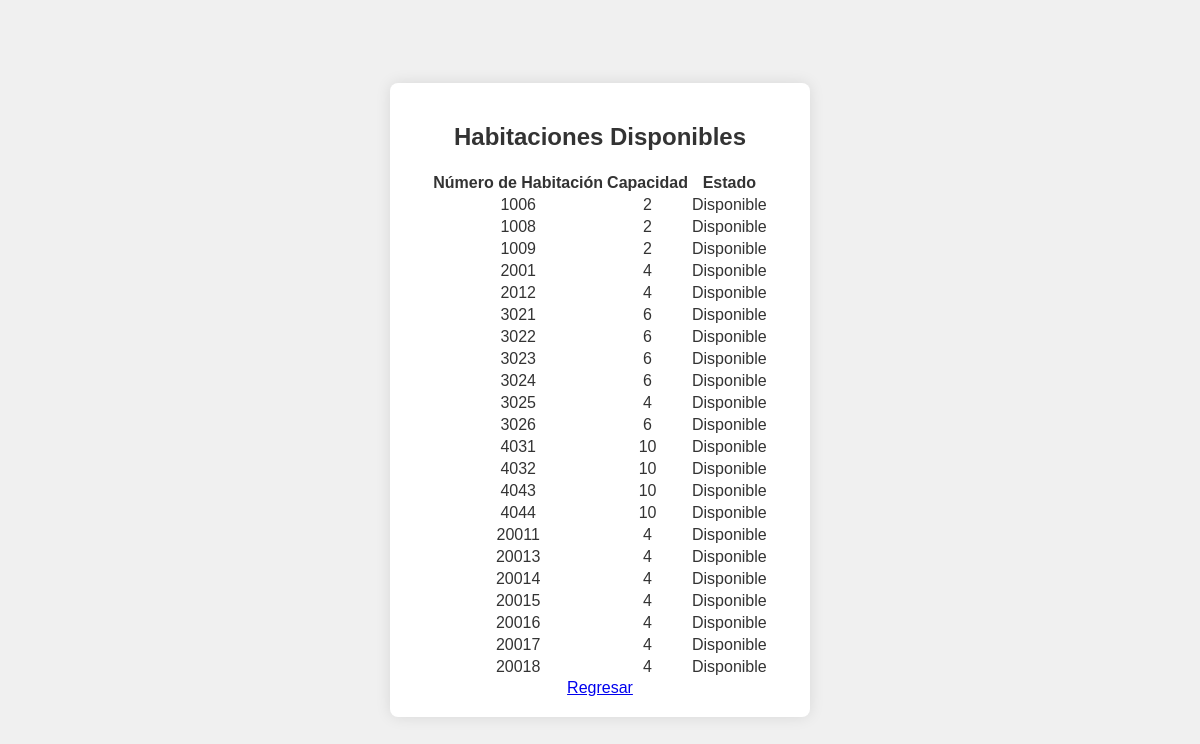
The page /habitaciones_disponibles.php on the database its author committed.
### tables this page shows
CREATE TABLE `habitacion` (
  `No_Habitacion` bigint(20) NOT NULL,
  `Capacidad` bigint(20) NOT NULL,
  `Estado` bigint(20) NOT NULL
);

### habitaciones_disponibles.php (the view, shortened to what this page needs)
<?php
include 'ConexiónBD.php';
$sql = "SELECT No_Habitacion, Capacidad, Estado FROM habitacion WHERE Estado = 0";
$result = $conn->query($sql);
?>
<!DOCTYPE html>
<html lang="es">
<head>
    <link rel="stylesheet" href="formstyle.css">
</head>
<body>
    <div class="container">
        <h2>Habitaciones Disponibles</h2>
        <table>
            <thead>
                <tr>
                    <th>Número de Habitación</th>
                    <th>Capacidad</th>
                    <th>Estado</th>
                </tr>
            </thead>
            <tbody>
                <?php
                if ($result->num_rows > 0) {
                    while ($row = $result->fetch_assoc()) {
                        echo "<tr>";
                        echo "<td>" . $row["No_Habitacion"] . "</td>";
                        echo "<td>" . $row["Capacidad"] . "</td>";
                        echo "<td>Disponible</td>";
                        echo "</tr>";
                    }
                } else {
                    echo "<tr><td colspan='3'>No hay habitaciones disponibles</td></tr>";
                }
                ?>
            </tbody>
        </table>
        <a href="reservar.html" class="button">Regresar</a>
    </div>
</body>
</html>

### formstyle.css (style rules this page uses)
body { font-family: 'Arial', sans-serif; margin: 0; padding: 0; background-color: #f0f0f0; color: #333; display: flex; justify-content: center; align-items: center; height: 100vh; }
.container { text-align: center; background: #fff; padding: 20px 40px; border-radius: 8px; box-shadow: 0 0 15px rgba(0, 0, 0, 0.1); }

### rows shown on the page
habitacion: No_Habitacion "1006", Capacidad "2"
habitacion: No_Habitacion "1008", Capacidad "2"
habitacion: No_Habitacion "1009", Capacidad "2"
habitacion: No_Habitacion "2001", Capacidad "4"
habitacion: No_Habitacion "2012", Capacidad "4"
habitacion: No_Habitacion "3021", Capacidad "6"
habitacion: No_Habitacion "3022", Capacidad "6"
habitacion: No_Habitacion "3023", Capacidad "6"
habitacion: No_Habitacion "3024", Capacidad "6"
habitacion: No_Habitacion "3025", Capacidad "4"
habitacion: No_Habitacion "3026", Capacidad "6"
habitacion: No_Habitacion "4031", Capacidad "10"
habitacion: No_Habitacion "4032", Capacidad "10"
habitacion: No_Habitacion "4043", Capacidad "10"
habitacion: No_Habitacion "4044", Capacidad "10"
habitacion: No_Habitacion "20011", Capacidad "4"
habitacion: No_Habitacion "20013", Capacidad "4"
habitacion: No_Habitacion "20014", Capacidad "4"
habitacion: No_Habitacion "20015", Capacidad "4"
habitacion: No_Habitacion "20016", Capacidad "4"
habitacion: No_Habitacion "20017", Capacidad "4"
habitacion: No_Habitacion "20018", Capacidad "4"
